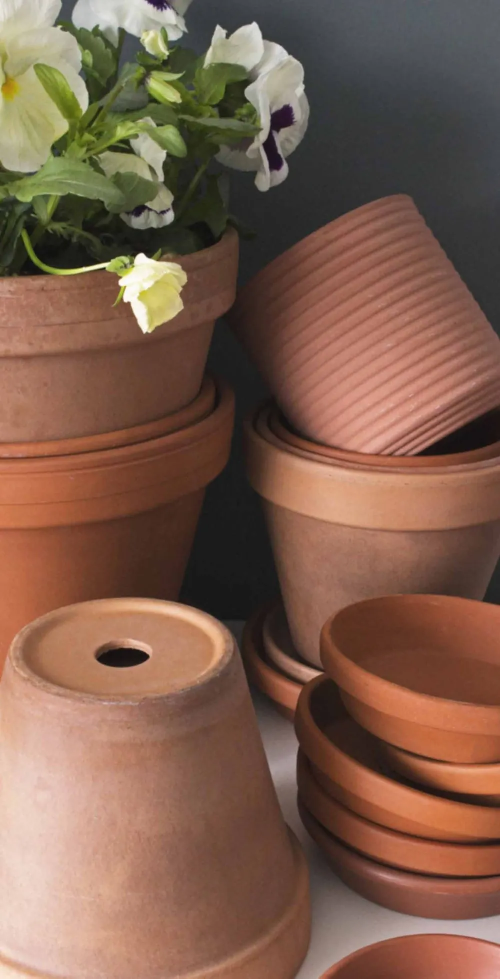
#> input picture assets/hero/accesorios.webp, 1000 x 1957 px (shown at 1/2 size)
$ python -i extraer_ambiente.py   (imports and definitions only)
#> lines starting #> are read from the running program, lines starting #| are printed output that depends on the picture
#> further down, picture is the input picture: PIL image 1000x1957 RGB; mean R, G, B 126.4, 94.5, 77.1
#!/usr/bin/env python3
"""
Saca del PDF original las fotos de AMBIENTE (las que la diseñadora usaba para
rellenar la columna cuando una página no tenía suficientes fotos de producto).

Son tomas de estilo de vida —una gallina, un perro, especias, maní— que ocupan
toda la altura de la columna con las esquinas redondeadas. No son producto: son
el recurso que evita que la página quede coja. El catálogo web no las tenía y
por eso las páginas flacas (accesorios, balanceados) se veían pobres.

Para las secciones que en el PDF no tienen una propia, se recorta la foto de
portada de esa sección al mismo formato vertical.

    python extraer_ambiente.py
"""
import os
from PIL import Image
import fitz

BASE = os.path.dirname(os.path.abspath(__file__))
PDF = r"G:\Unidades compartidas\Herramientas de Ventas\Catalogo Semillero.pdf"
SALIDA = os.path.join(BASE, "assets", "ambiente")

# (página del PDF, xref de la imagen, slug de sección). Relevado midiendo qué
# imágenes ocupan la columna entera y mirándolas una por una.
DEL_PDF = [
    (6,  43,  "balanceados"),
    (7,  53,  "balanceados"),
    (12, 96,  "perros"),
    (19, 172, "cereales"),
    (26, 227, "condimentos"),
    (28, 241, "frutos"),
    (30, 254, "snacks"),
]
# Las que faltan salen de la portada de la sección, recortada al mismo formato.
DE_PORTADA = ["gatos", "desayuno", "forrajes", "legumbres", "venenos", "accesorios"]

# La columna del PDF mide 384 x 1348 -> el fondo va en ESE formato, no en retrato
# normal. Las que salen del PDF YA vienen así (son justo esa región): no se las
# vuelve a recortar. Recortarlas a retrato fue el error: dejaba primerísimos planos
# irreconocibles, una maceta se veía como una mancha.
ASPECTO = 384 / 1348
ANCHO = 620


def al_formato(im, ya_esta=False):
    """Deja la foto en el formato alto de la columna, recortando desde el centro."""
#> called with ya_esta = False
    if ya_esta:
        return im.resize((ANCHO, int(ANCHO * im.height / im.width)), Image.LANCZOS)
    objetivo = ASPECTO
    if im.width / im.height > objetivo:
        w = int(im.height * objetivo)
#> w = 557
        im = im.crop(((im.width - w) // 2, 0, (im.width - w) // 2 + w, im.height))
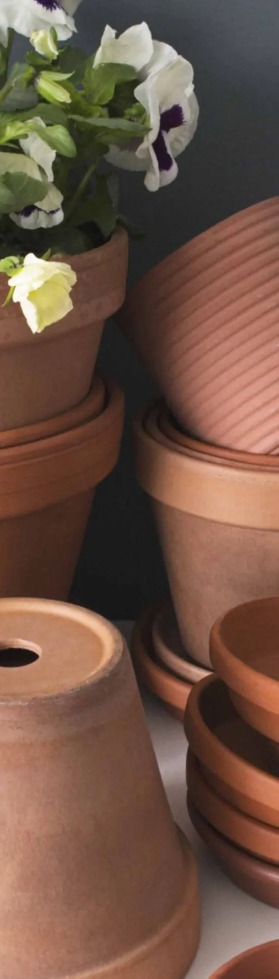
#> im: PIL image 557x1957 RGB (shown at 1/2 size); mean R, G, B 110.4, 83.3, 68.4
    else:
        h = int(im.width / objetivo)
        y = max(0, (im.height - h) // 3)      # un poco arriba del centro: cae mejor
        im = im.crop((0, y, im.width, min(im.height, y + h)))
    return im.resize((ANCHO, int(ANCHO / objetivo)), Image.LANCZOS)


def main():
    os.makedirs(SALIDA, exist_ok=True)
    doc = fitz.open(PDF)
    hechas = {}
    for pag, xref, slug in DEL_PDF:
        p = doc[pag - 1]
        rects = p.get_image_rects(xref)
        if not rects:
            print(f"  ojo: p{pag} xref {xref} sin rect")
            continue
        # Se renderiza la REGIÓN (no se extrae el archivo interno) porque en el PDF
        # varias vienen rotadas y recortadas por el marco: así sale como se ve.
        pix = p.get_pixmap(clip=rects[0], dpi=150)
        im = Image.frombytes("RGB", (pix.width, pix.height), pix.samples)
        n = hechas.get(slug, 0) + 1
        hechas[slug] = n
        dest = os.path.join(SALIDA, f"{slug}-{n}.webp")
        al_formato(im, ya_esta=True).save(dest, "WEBP", quality=82, method=6)
        print(f"  {os.path.basename(dest):24s} <- p{pag}")

    for slug in DE_PORTADA:
        origen = os.path.join(BASE, "assets", "hero", f"{slug}.webp")
        if not os.path.exists(origen):
            print(f"  falta portada de {slug}")
            continue
        dest = os.path.join(SALIDA, f"{slug}-1.webp")
        al_formato(Image.open(origen).convert("RGB")).save(dest, "WEBP", quality=82, method=6)
        print(f"  {os.path.basename(dest):24s} <- portada")

    total = len(os.listdir(SALIDA))
    print(f"OK  {total} fotos de ambiente en assets/ambiente/")


# [2 lines not run here, left out]

>>> from PIL import Image
>>> picture = Image.open('assets/hero/accesorios.webp')
>>> result = al_formato(picture)

$ run again, on assets/hero/desayuno.webp
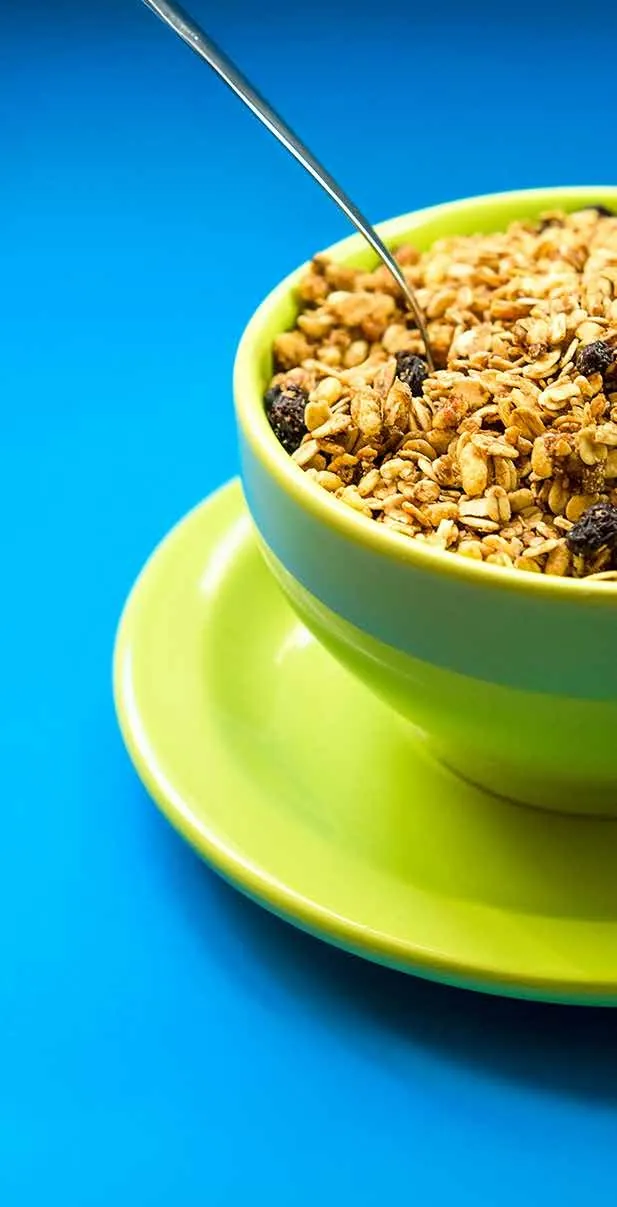
#> input picture assets/hero/desayuno.webp, 617 x 1207 px
#> picture is the input picture: PIL image 617x1207 RGB; mean R, G, B 75.8, 160.2, 154.7
#> in al_formato, `im = im.crop(((im.width - w) // 2, 0, (im.width - w) // 2 + w, im.heig..`:
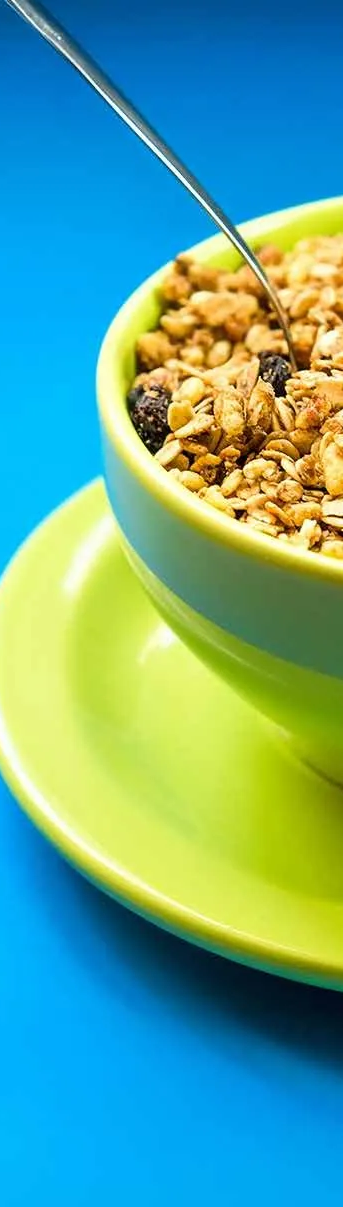
#> im: PIL image 343x1207 RGB; mean R, G, B 94.7, 166.8, 147.4

$ run again, on assets/hero/forrajes.webp
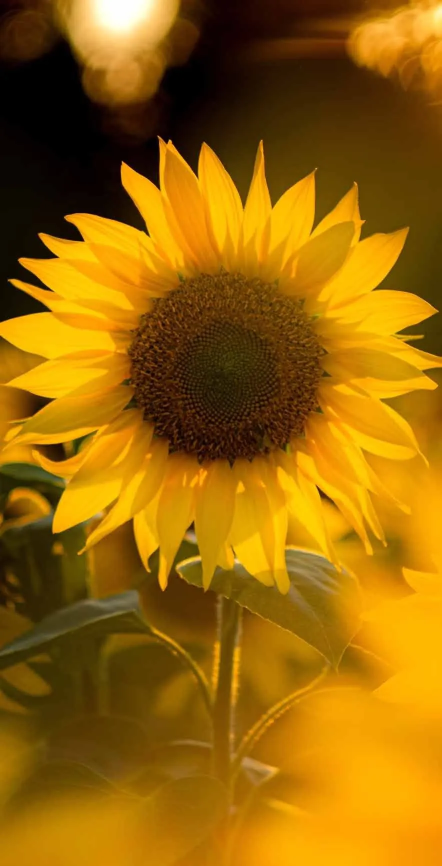
#> input picture assets/hero/forrajes.webp, 883 x 1731 px (shown at 1/2 size)
#> picture is the input picture: PIL image 883x1731 RGB; mean R, G, B 151.9, 102.1, 6.7
#> in al_formato, `im = im.crop(((im.width - w) // 2, 0, (im.width - w) // 2 + w, im.heig..`:
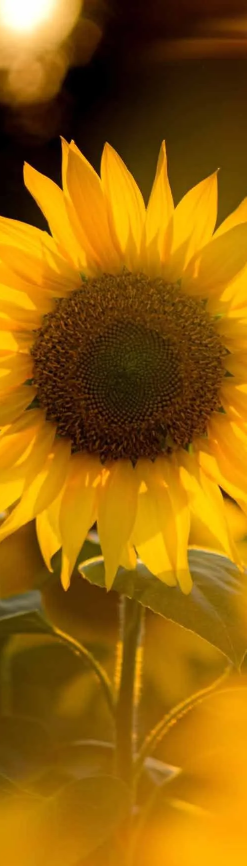
#> im: PIL image 493x1731 RGB (shown at 1/2 size); mean R, G, B 147.7, 97.6, 8

$ run again, on assets/hero/frutos.webp
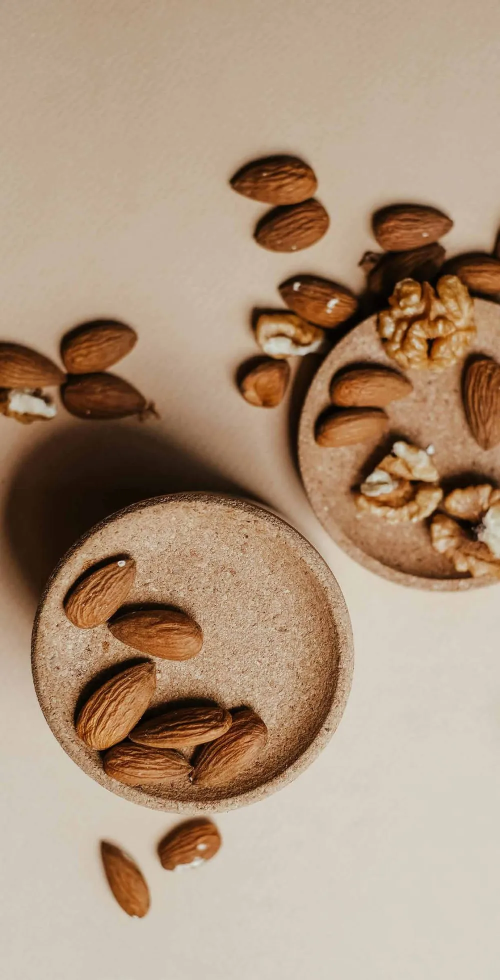
#> input picture assets/hero/frutos.webp, 1000 x 1959 px (shown at 1/2 size)
#> picture is the input picture: PIL image 1000x1959 RGB; mean R, G, B 171.6, 146.7, 123.4
#> in al_formato, `im = im.crop(((im.width - w) // 2, 0, (im.width - w) // 2 + w, im.heig..`:
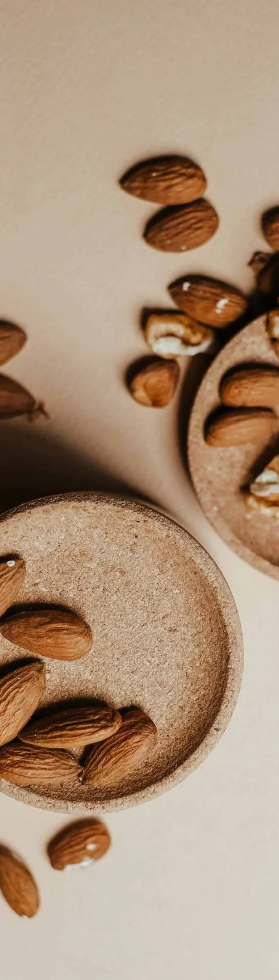
#> im: PIL image 558x1959 RGB (shown at 1/2 size); mean R, G, B 171.1, 144.6, 120.4
